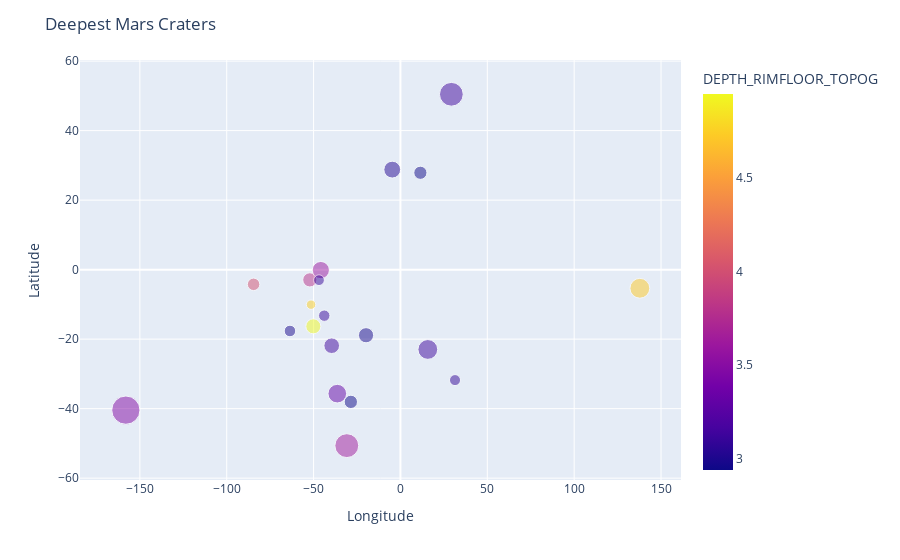

Notebook cell for this chart:
### Code cell
# interactive plot of DEEPEST craters - visualize depth using color
fig = px.scatter(df_top_d, x='LONGITUDE_CIRCLE_IMAGE', y='LATITUDE_CIRCLE_IMAGE',
                 color='DEPTH_RIMFLOOR_TOPOG', size='DIAM_CIRCLE_IMAGE', 
                 hover_name='CRATER_NAME', opacity=0.5)
fig.update_layout(title='Deepest Mars Craters',
                  xaxis_title='Longitude',  
                  yaxis_title='Latitude')
fig.show()

### Figure 1 — Plotly figure (JSON) as saved in the notebook; plotly's stock layout.template omitted (floating-point values rounded to 4 significant figures)
{"data": [{"hovertemplate": "<b>%{hovertext}</b><br><br>LONGITUDE_CIRCLE_IMAGE=%{x}<br>LATITUDE_CIRCLE_IMAGE=%{y}<br>DIAM_CIRCLE_IMAGE=%{marker.size}<br>DEPTH_RIMFLOOR_TOPOG=%{marker.color}<extra></extra>", "hovertext": [" ", " ", "Gale", " ", " ", "Galle", "Orson Welles", "Newton", "Hale", " ", "Lyot", "Bakhuysen", " ", " ", " ", "Curie", " ", "Jones", " ", " "], "legendgroup": "", "marker": {"color": [4.95, 4.75, 4.72, 4.01, 3.8, 3.64, 3.6, 3.47, 3.31, 3.14, 3.14, 3.13, 3.11, 3.1, 3.08, 3.03, 2.98, 2.97, 2.95, 2.94], "coloraxis": "coloraxis", "opacity": 0.5, "size": [88.51, 35.01, 154.1, 60.79, 78.85, 223.0, 116.0, 312.4, 135.7, 95.6, 220.3, 152.9, 51.01, 45.36, 48.02, 111.1, 51.97, 90.11, 67.88, 69.35], "sizemode": "area", "sizeref": 0.7811, "symbol": "circle"}, "mode": "markers", "name": "", "orientation": "v", "showlegend": false, "type": "scatter", "x": [-50.16, -51.45, 137.8, -84.53, -52.16, -30.88, -45.84, -158.1, -36.35, -39.57, 29.31, 15.76, -43.85, -46.89, 31.42, -4.717, -63.6, -19.8, 11.48, -28.55], "xaxis": "x", "y": [-16.31, -10.08, -5.367, -4.229, -2.945, -50.65, -0.128, -40.43, -35.68, -21.89, 50.46, -22.97, -13.25, -3.027, -31.79, 28.78, -17.65, -18.88, 27.87, -38.05], "yaxis": "y"}], "layout": {"coloraxis": {"colorbar": {"title": {"text": "DEPTH_RIMFLOOR_TOPOG"}}, "colorscale": [[0, "#0d0887"], [0.1111, "#46039f"], [0.2222, "#7201a8"], [0.3333, "#9c179e"], [0.4444, "#bd3786"], [0.5556, "#d8576b"], [0.6667, "#ed7953"], [0.7778, "#fb9f3a"], [0.8889, "#fdca26"], [1, "#f0f921"]]}, "legend": {"itemsizing": "constant", "tracegroupgap": 0}, "margin": {"t": 60}, "title": {"text": "Deepest Mars Craters"}, "xaxis": {"anchor": "y", "domain": [0, 1], "title": {"text": "Longitude"}}, "yaxis": {"anchor": "x", "domain": [0, 1], "title": {"text": "Latitude"}}}}
